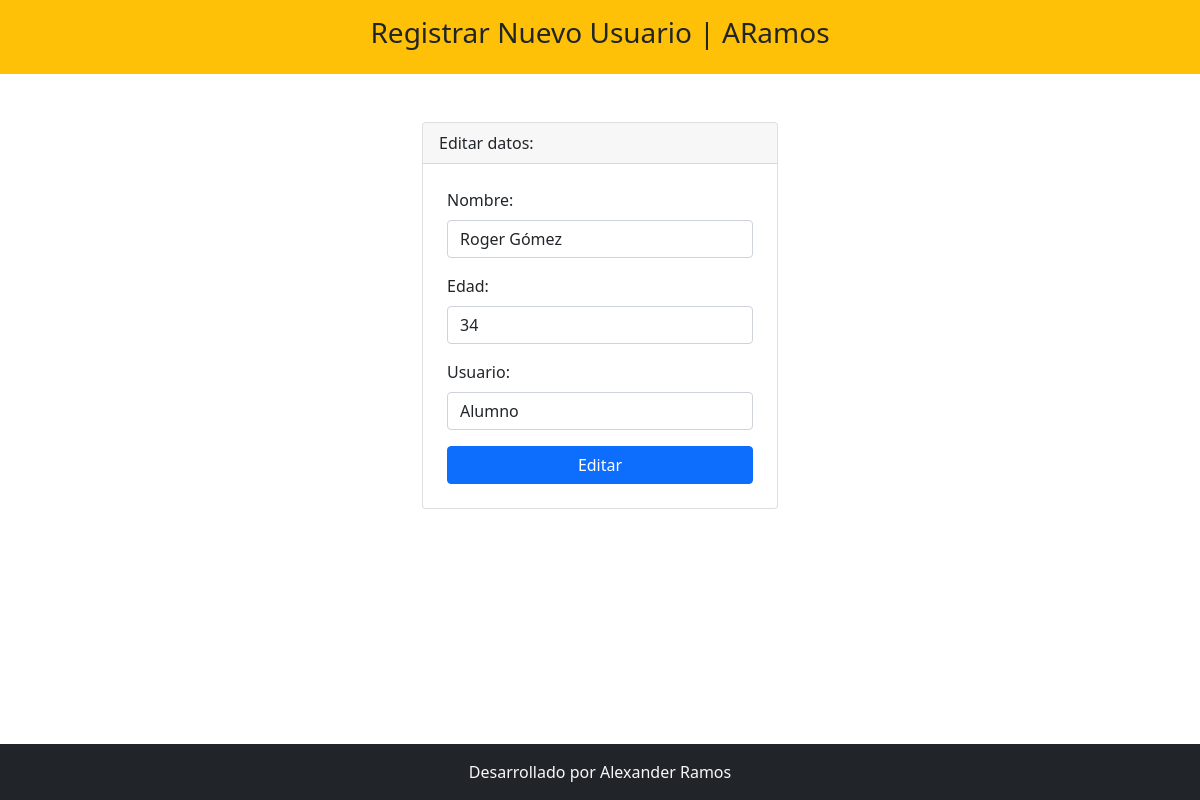
The app's page /editar.php?codigo=1 with its own data.
### tables this page shows
CREATE TABLE `persona` (
  `codigo` int(11) NOT NULL,
  `nombre` varchar(100) DEFAULT NULL,
  `edad` int(11) DEFAULT NULL,
  `Usuario` varchar(20) DEFAULT NULL
);

### editar.php (the view, shortened to what this page needs)
<?php include 'template/header.php' ?>
<?php
    include_once 'model/conexion.php';
    $codigo = $_GET['codigo'];
    $sentencia = $bd->prepare("select * from persona where codigo = ?;");
    $sentencia->execute([$codigo]);
    $persona = $sentencia->fetch(PDO::FETCH_OBJ);
?>
<div class="container mt-5">
    <div class="row justify-content-center">
        <div class="col-md-4">
            <div class="card">
                <div class="card-header">
                    Editar datos:
                </div>
                <form class="p-4" method="POST" action="editarProceso.php">
                    <div class="mb-3">
                        <label class="form-label">Nombre: </label>
                        <input type="text" class="form-control" name="txtNombre" required
                        value="<?php echo $persona->nombre; ?>">
                    </div>
                    <div class="mb-3">
                        <label class="form-label">Edad: </label>
                        <input type="number" class="form-control" name="txtEdad" autofocus required
                        value="<?php echo $persona->edad; ?>">
                    </div>
                    <div class="mb-3">
                        <label class="form-label">Usuario: </label>
                        <input type="text" class="form-control" name="txtUsuario" autofocus required
                        value="<?php echo $persona->Usuario; ?>">
                    </div>
                    <div class="d-grid">
                        <input type="submit" class="btn btn-primary" value="Editar">
                    </div>
                </form>
            </div>
        </div>
    </div>
</div>
<?php include 'template/footer.php' ?>

### records on screen
persona: txtNombre "Roger Gómez", txtEdad "34", txtUsuario "Alumno"
